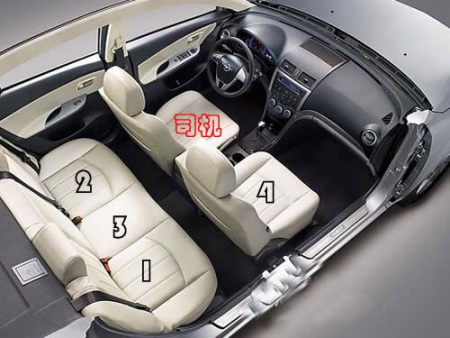
//> input picture SEAT.jpg, 450 x 338 px
$ ./main   (built with g++ and OpenCV 4)
//> lines starting //> are read from the running program, lines starting //| are printed output that depends on the picture
#include <opencv2/opencv.hpp>
#include <fstream>
#include <algorithm>
#include <iostream>
#include <unistd.h>
using namespace std;
int CopyFile(char *SourceFile, char *NewFile)
{
    ifstream in;
    ofstream out;
    in.open(SourceFile, ios::binary); //打开源文件
    if (in.fail())                    //打开源文件失败
    {
        cout << "Error 1: Fail to open the source file." << endl;
        in.close();
        out.close();
        return 0;
    }
    out.open(NewFile, ios::binary); //创建目标文件
    if (out.fail())                 //创建文件失败
    {
        cout << "Error 2: Fail to create the new file." << endl;
        out.close();
        in.close();
        return 0;
    }
    else //复制文件
    {
        out << in.rdbuf();
        out.close();
        in.close();
        return 1;
    }
}
int main(void)
{
    bool ok = false;
    int n[4];
    fstream in("out.txt", ios::in);
    for (int i = 0; i < 4; i++)
        in >> n[i];
    in.close();
    do
    {
        if (!next_permutation(n, n + 4))
        {
            for (int i = 0; i < 4; i++)
                n[i] = i;
            next_permutation(n, n + 4);
        }
        if ((n[1] == 1 && n[2] == 3) || (n[3] == 1 && n[1] == 3) || (n[1] == 1 && n[2] == 3) || (n[3] == 1 && n[1] == 3))
            ok = true;
    } while (!ok);
    fstream out("out.txt", ios::out);
    for (int i = 0; i < 4; i++)
        out << n[i] << "\n";
    out.close();
    CopyFile((char *)"tomorrow.jpg", (char *)"today.jpg");

    cv::Mat seatImage = cv::imread("SEAT.jpg");
//> seatImage is the input picture: 338 rows x 450 cols, CV_8UC3; mean B, G, R 124.9, 125.7, 128.8
    cv::Mat Images[] = {cv::imread("0.jpg"), cv::imread("1.jpg"), cv::imread("2.jpg"), cv::imread("3.jpg")};
//> 0.jpg cannot be read in this run, so this picture is empty
//> 1.jpg cannot be read in this run, so this picture is empty
//> 2.jpg cannot be read in this run, so this picture is empty
//> 3.jpg cannot be read in this run, so this picture is empty
    cv::Mat Rects[] = {seatImage(cv::Rect(125, 230, 90, 30)), seatImage(cv::Rect(40, 140, 90, 30)), seatImage(cv::Rect(90, 185, 90, 30)), seatImage(cv::Rect(240, 150, 90, 30))};
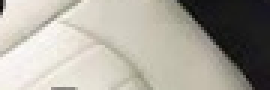
//> Rects[0]: 30 rows x 90 cols, CV_8UC3 (shown 3 times larger); mean B, G, R 157.2, 166.9, 170.7
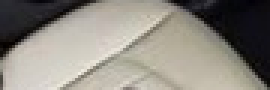
//> Rects[1]: 30 rows x 90 cols, CV_8UC3 (shown 3 times larger); mean B, G, R 127.7, 136.2, 140.5
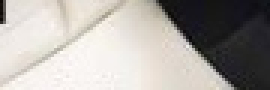
//> Rects[2]: 30 rows x 90 cols, CV_8UC3 (shown 3 times larger); mean B, G, R 163, 167.7, 172
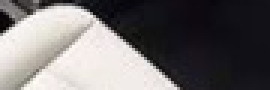
//> Rects[3]: 30 rows x 90 cols, CV_8UC3 (shown 3 times larger); mean B, G, R 108.7, 108.2, 111.6
    for (int i = 0; i < 4; i++)
        Images[n[i]].copyTo(Rects[i]);

    cv::imwrite("tomorrow.jpg", seatImage);

    return 0;
}
